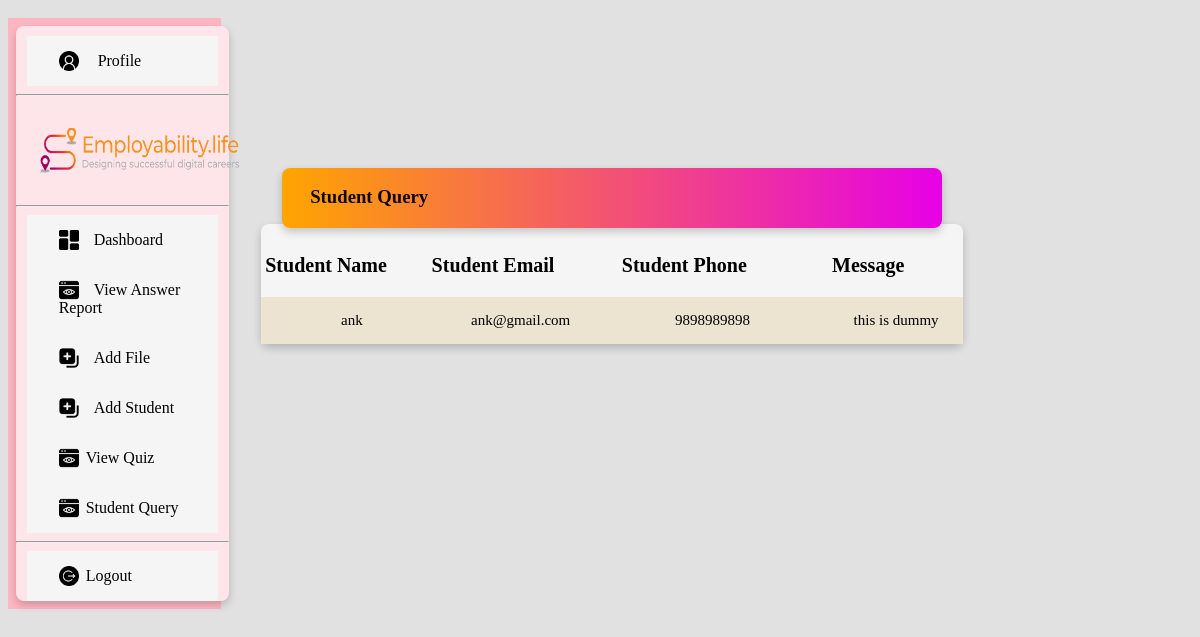
The page /viewquery/ (signed in) on the database its author committed.
### quiz/models.py (models this page shows, shortened)
class contactForm(models.Model):
    name = models.CharField(default="", max_length=30)
    email = models.EmailField(default="")
    phone = models.PositiveIntegerField(default="")
    message = models.TextField(default="")

### quiz/views.py (the view)
# urls.py: path('viewquery/', view_query, name='view_query'),
def view_query(request):
    if 'email' in request.session:
        c_form = contactForm.objects.all()
        return render(request, 'view_query.html', {'c_form': c_form})
    return redirect('sign1')

### quiz/templates/view_query.html
{% extends 'admin_base.html' %}
{% load static %}
{% block content %}
<div class="stdreportdrd">
    <div class="dashboard">
        <div class="card table stdtbl">
            <div class="card studentreport">
                <h3 style="font-weight: bold;">&nbsp &nbsp &nbsp Student Query</h3>
            </div>
            <table>
                <tr>
                    <th>Student Name</th>
                    <th>Student Email</th>
                    <th>Student Phone</th>
                    <th>Message</th>
                </tr>
                {% for i in c_form %}
                <tr>
                    <td>{{i.name}}</td>
                    <td>{{i.email}}</td>
                    <td>{{i.phone}}</td>
                    <td>{{i.message}}</td>
                </tr>
                {% endfor %}
            </table>
        </div>
    </div>
    {% endblock %}

### quiz/static/css/demo.css (style rules this page uses)
* { box-sizing: border-box; }
body { background-color: #d1cece9c; }
.card { background-color: whitesmoke; box-shadow: 0 4px 8px 0 rgba(0, 0, 0, 0.2); transition: 0.3s; border-radius: 8px; }
th { padding-top: 30px; padding-bottom: 20px; font-size: 20px; ; }
td { text-align: start; padding-top: 15px; padding-right: 15px; padding-bottom: 15px; padding-left: 80px; font-size: 15px; }
.table { position: absolute; width: 97%; top: 10%; margin-top: 150px; }
.dashboard { position: relative; float: left; padding: 20px; width: 82%; height: 300px; }
table { border-collapse: collapse; width: 100%; padding-top: 20PX; }
tr:nth-child(even) { background-color: rgb(236, 227, 209); }
.studentreport { position: absolute; left: 3%; bottom: 97%; height: 60px; width: 94%; background: linear-gradient(90deg, rgba(255, 165, 0, 1) 0%, rgb(230, 0, 230) 100%); color: rgba(0, 0, 0, 0.934); }
.stdtbl { position: relative; }
.stdreportdrd { position: relative; float: left; padding: 20px; width: 82%; }

### rows shown on the page
contactForm: name "ank", email "ank@gmail.com", phone "9898989898", message "this is dummy"
